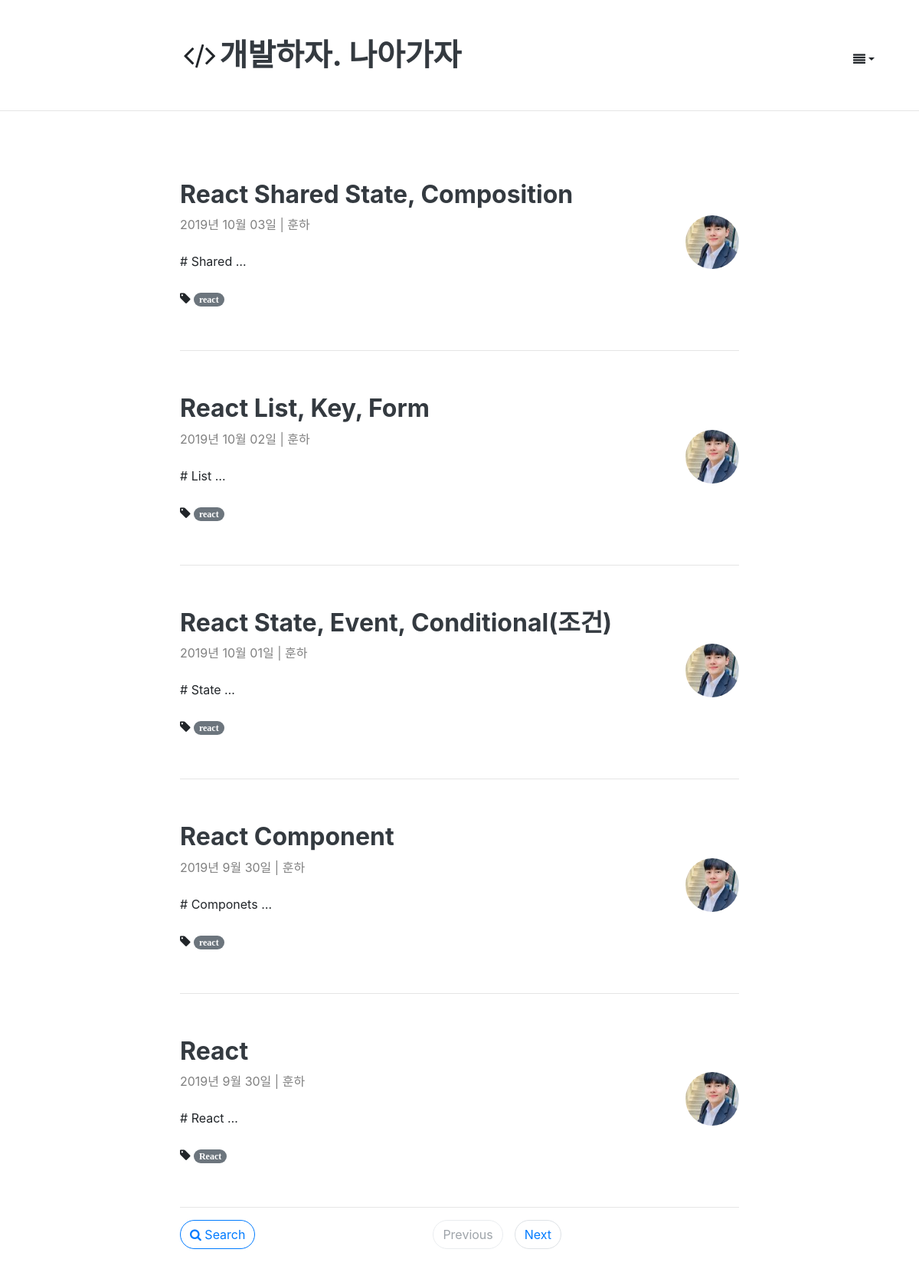
The page / on the database its author committed.
### blog/models.py (models this page shows, shortened)
class Post(models.Model):
    author = models.ForeignKey(Account , on_delete=models.CASCADE)
    title = models.CharField(max_length=100, verbose_name = 'Title' , help_text = 'Please enter a posting title')
    text = models.TextField(verbose_name='Contents')
    photo = ProcessedImageField(blank=True, upload_to = 'blog/post/%Y' ,processors = [Thumbnail(300,300)],format='JPEG' ,options={'quality': 60})
    created_date= models.DateTimeField(default =timezone.now)
    published_date = models.DateTimeField(blank=True , null=True)
    tags = models.CharField(max_length=100, blank=True)
    class Meta:
        ordering = ['-id']
    def get_absolute_url(self):
        return reverse('post_detail', args=[self.id])

### account/models.py (models this page shows, shortened)
class Account(AbstractBaseUser, PermissionsMixin):
    email = models.EmailField(
        verbose_name=('email address'),
        max_length=255,
        unique=True,
    )
    username = models.CharField(('username'), max_length=30,
                                help_text=('Requierd. 30 characters or fewer. Letters, digits'
                                           ' and ./+/-/_ only'),
                                validators=[  # 정규식을 통한 특수문자 제외
                                    validators.RegexValidator(r'^[\w.+-]+$', ('Enter a valid username.'), 'invalid')
                                ])
    is_staff = models.BooleanField(('staff status'), default=False,
                                   help_text='Designates whether the user can log into this admin site')
    is_active = models.BooleanField(('active'), default=True,
                                    help_text='Designates whether this user should be treated as '
                                              'active. Unselect this instead of deleting accounts.')
    date_joined = models.DateTimeField(('date joined'), default=timezone.now)
    thumbnail = ProcessedImageField(blank=True, upload_to="profile" , null=True, processors=[ResizeToFill(100,100)],
                                    format='JPEG', options={'quality': 80})
    created_at = models.DateTimeField(auto_now_add=True)
    updated_at = models.DateTimeField(auto_now=True)
    object = AccountManager()
    USERNAME_FIELD = 'email'
    REQUIRED_FIELDS = ['username']
    class Meta:
        verbose_name = ('user')
        verbose_name_plural = ('users')
        swappable = 'AUTH_USER_MODEL'

### blog/views.py (the view)
# urls.py: path('', views.post_list , name='post_list'),
def post_list(request):
    posts = Post.objects.select_related('author').all()
    q = request.GET.get('q', '')
    if q:
        posts = posts.filter(title__icontains=q)
    paginator = Paginator(posts, 5)
    page = request.GET.get('page')
    try:
        posts = paginator.page(page)
    except PageNotAnInteger:
        posts = paginator.page(1)
    except EmptyPage:
        posts = paginator.page(paginator.num_pages)
    return render(request, 'blog/post_list.html', {
        'posts': posts
        , 'q': q,
    })

### blog/templates/blog/post_list.html (shortened to what this page needs)
{% extends 'blog/layout.html' %}
{% block content %}
    <div class="container">
        <div class="row">
            <div class="col-md-2"></div>
            <div class="col-md-8">
                {% for post in posts %}
                    <div class="blog-post">
                        <div class="blog-post-title">
                            <h2><a href="{{ post.get_absolute_url }}" class="text-dark"><b>{{ post.title }}</b></a>
                            </h2>
                        </div>
                        <div class="blog-post-meta">
                            <div class="post-author" style="color: gray;">
                                <img src="{{ post.author.thumbnail.url }}" alt=""
                                     style="float: right; width: 70px; border-radius: 50%">{{ post.published_date|date:"Y년 M d일" }}
                                | {{ post.author.username }}
                            </div>
                        </div>
                        <br>
                        <div class="post-summary" style="font-size:1rem">{{ post.text|truncatewords_html:2 }}</div>
                        <br>
                        <i class="fa fa-tag" title="tags">
                            {% if post.tags %}
                                <a class="badge badge-pill badge-secondary"
                                   href="{% url "post_tags" post.tags %}">{{ post.tags }}</a>
                            {% else %}
                                <a href=""></a>
                            {% endif %}
                        </i>
                    </div>
                    <hr/>
                {% endfor %}
                <div class="clearfix">
                    <a role="button" href="" class="float-left btn btn-outline-primary rounded-pill "
                       data-toggle="modal"
                       data-target="#searchModal" onclick="return false;">
                        <i class="fa fa-search"></i>
                        <span>Search</span>
                    </a>
                    <ul class="pagination justify-content-center">
                        {% if posts.has_previous %}
                            <li class="page-item">
                                <a href="?page={{ posts.previous_page_number }}&q={{ request.GET.q }}"
                                   class="btn page-link rounded-pill">Previous</a>
                            </li>
                        {% else %}
                            <li class="page-item">
                                <a href="" class="btn page-link rounded-pill text-muted disabled"
                                   aria-disabled="true">Previous</a>
                            </li>
                        {% endif %}
                        {% if posts.has_next %}
                            <li class="page-item">
                                <a href="?page={{ posts.next_page_number }}&q={{ request.GET.q }}"
                                   class="btn page-link rounded-pill">Next</a>
                            </li>
                        {% else %}
                            <li class="page-item">
                                <a href="" class="btn page-link rounded-pill text-muted disabled"
                                   aria-disabled="true">Next</a>
                            </li>
                        {% endif %}
                    </ul>
                </div>
            </div>
        </div>
    </div>
{% endblock %}

### blog/templates/blog/layout.html
{% extends 'layout.html' %}
{% block extra_body %}
    {% load static %}
    <link rel="stylesheet" type="text/css" href="{% static 'blog/post_list.css' %}"/>
{% endblock %}

### templates/layout.html (shortened to what this page needs)
<!DOCTYPE html>
<html lang="ko">
<head>
    <link rel="stylesheet" href="https://stackpath.bootstrapcdn.com/bootstrap/4.3.1/css/bootstrap.min.css"
/>
    <link rel="stylesheet" href="//stackpath.bootstrapcdn.com/font-awesome/4.7.0/css/font-awesome.min.css"/>
    <link rel="stylesheet" href="https://uicdn.toast.com/tui-editor/latest/tui-editor.css">
    <link rel="stylesheet" href="https://uicdn.toast.com/tui-editor/latest/tui-editor-contents.css">
    <link rel="stylesheet" href="https://cdnjs.cloudflare.com/ajax/libs/codemirror/5.33.0/codemirror.css">
    <link rel="stylesheet" href="https://cdnjs.cloudflare.com/ajax/libs/highlight.js/9.12.0/styles/github.min.css">
</head>
<body>
<header class="site-header">
    <div class="container">
        <div class="row">
            <div class="col-md-2"></div>
            <div class="col-md-10">
                <br>
                <br>
                <h3 class="float-right">
                    <div class="page-header" style="margin-top: 10px">
                        <button class="btn dropdown-toggle" data-toggle="dropdown" id="dropdownmenu" role="button"
                                aria-haspopup="true"
                                aria-expanded="false"><i class="fa fa-align-justify"></i></button>
                    </div>
                </h3>
                <h1 class="blog-title" style="text-align: left"><i class="fa fa-fw fa-code"></i><a class="text-dark"
                                                                                                   href="{% url 'post_list' %}"><b>개발하자.
                    나아가자</b></a>
                </h1>
                <br>
            </div>
        </div>
    </div>
</header>
<hr style="margin-bottom: 50px">
{% block content %}
{% endblock %}
{% block extra_body %}
{% endblock %}
</body>
</html>

### blog/static/blog/post_list.css (style rules this page uses)
.blog-post { padding-top: 40px; padding-bottom: 40px; }

### templates/layout.html (style rules this page uses)
html { position: relative; min-height: 100%; }
body { margin-bottom: 60px; min-height: 100%; }

### rows shown on the page
Post: title "React Shared State, Composition", author.thumbnail (picture), published_date "2019년 10월 03일", author.username "훈하", text "# Shared …", tags "react"
Post: title "React List, Key, Form", author.thumbnail (picture), published_date "2019년 10월 02일", author.username "훈하", text "# List …", tags "react"
Post: title "React State, Event, Conditional(조건)", author.thumbnail (picture), published_date "2019년 10월 01일", author.username "훈하", text "# State …", tags "react"
Post: title "React Component", author.thumbnail (picture), published_date "2019년 9월 30일", author.username "훈하", text "# Componets …", tags "react"
Post: title "React", author.thumbnail (picture), published_date "2019년 9월 30일", author.username "훈하", text "# React …", tags "React"
